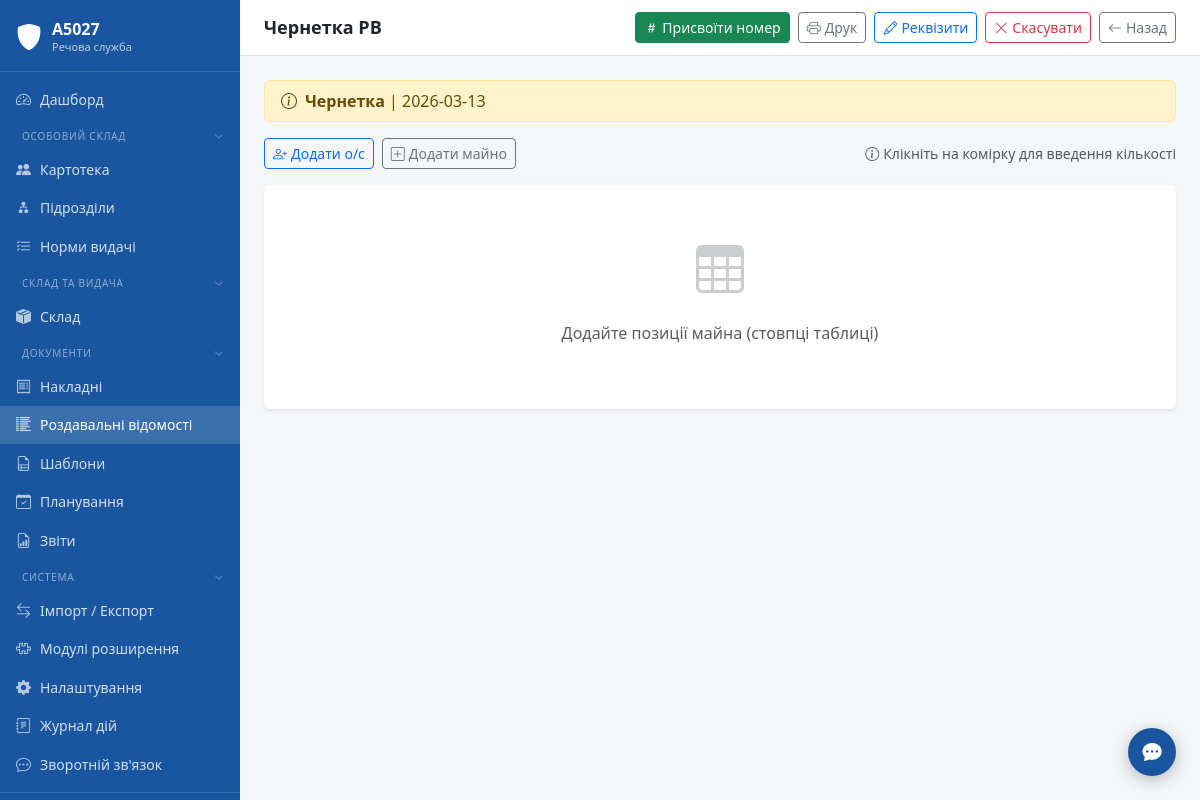
The app's page /rv/3/matrix (signed in) with its own data.
### tables this page shows
CREATE TABLE settings (
            key TEXT PRIMARY KEY,
            value TEXT NOT NULL DEFAULT '',
            updated_at TEXT NOT NULL DEFAULT (datetime('now','localtime'))
        );

CREATE TABLE distribution_sheets (
            id INTEGER PRIMARY KEY AUTOINCREMENT,
            -- Нумерація
            number TEXT NOT NULL UNIQUE,
            year INTEGER NOT NULL,
            sequence_num INTEGER NOT NULL,
            suffix TEXT,
            -- Напрямок: видача або здача
            direction TEXT NOT NULL DEFAULT 'issue',
            -- Шапка документа
            unit_id INTEGER REFERENCES units(id),
            service_name TEXT,
            supplier_name TEXT,
            doc_date TEXT,
            -- Підписанти
            given_by_rank TEXT,
            given_by_name TEXT,
            received_by_rank TEXT,
            received_by_name TEXT,
            chief_rank TEXT,
            chief_name TEXT,
            chief_is_tvo INTEGER NOT NULL DEFAULT 0,
            clerk_rank TEXT,
            clerk_name TEXT,
            -- Підстава
            base_document TEXT,
            -- Підсумки
            total_sum REAL NOT NULL DEFAULT 0,
            -- Статус
            status TEXT NOT NULL DEFAULT 'draft',
            scan_path TEXT,
            notes TEXT,
            created_by INTEGER REFERENCES users(id),
            created_at TEXT NOT NULL DEFAULT (datetime('now','localtime')),
            updated_at TEXT NOT NULL DEFAULT (datetime('now','localtime'))
        , body_html TEXT, is_external INTEGER NOT NULL DEFAULT 0, external_number TEXT, scan_original_name TEXT, unit_text TEXT);

### modules/rv/routes.py (the view)
@bp.route("/<int:sid>/matrix")
@login_required
def edit_matrix(sid):
    conn = get_connection()
    sheet = conn.execute("SELECT * FROM distribution_sheets WHERE id=?", (sid,)).fetchone()
    if not sheet:
        conn.close()
        flash("РВ не знайдено", "danger")
        return redirect(url_for("rv.index"))
    matrix = _build_matrix(conn, sid)
    units = conn.execute(
        "SELECT u.id, u.name, b.name as bat_name FROM units u JOIN battalions b ON u.battalion_id=b.id ORDER BY b.name, u.name"
    ).fetchall()
    all_personnel = conn.execute(
        """SELECT p.id, p.last_name, p.first_name, p.middle_name, p.rank, p.position,
                  u.name as unit_name
           FROM personnel p
           LEFT JOIN units u ON p.unit_id = u.id
           WHERE p.is_active=1
           ORDER BY p.last_name, p.first_name"""
    ).fetchall()
    added_pids = {r["personnel_id"] for r in matrix["rows"]}
    all_items = conn.execute(
        "SELECT id, name, unit_of_measure FROM item_dictionary ORDER BY name"
    ).fetchall()
    added_iids = {r["item_id"] for r in matrix["cols"]}
    from core.warehouse import get_stock
    stock = get_stock(conn)
    conn.close()
    return render_template(
        "rv/matrix.html",
        sheet=dict(sheet),
        matrix=matrix,
        all_personnel=[dict(r) for r in all_personnel],
        added_pids=added_pids,
        all_items=[dict(r) for r in all_items],
        added_iids=added_iids,
        units=[dict(r) for r in units],
        status_labels=STATUS_LABELS,
        status_colors=STATUS_COLORS,
        stock=stock,
    )

### templates/rv/matrix.html (shortened to what this page needs)
{% extends "base.html" %}
{% block page_title %}
{% if sheet.status == 'draft' %}Чернетка РВ{% else %}РВ {{ sheet.number }}{% endif %}
{% endblock %}
{% block topbar_actions %}
{% if sheet.status == 'draft' %}
<form method="POST" action="{{ url_for('rv.assign_number', sid=sheet.id) }}" class="d-inline"
      onsubmit="return confirm('Присвоїти номер РВ?')">
    <button type="submit" class="btn btn-sm btn-success">
        <i class="bi bi-hash me-1"></i>Присвоїти номер
    </button>
</form>
{% endif %}
<a href="{{ url_for('rv.render_rv', sid=sheet.id) }}" class="btn btn-sm btn-outline-secondary" target="_blank">
    <i class="bi bi-printer me-1"></i>Друк
</a>
{% if sheet.status in ('draft', 'active') %}
<button class="btn btn-sm btn-outline-primary" data-bs-toggle="modal" data-bs-target="#headerModal">
    <i class="bi bi-pencil me-1"></i>Реквізити
</button>
{% endif %}
{% if sheet.status in ('draft', 'active') %}
<form method="POST" action="{{ url_for('rv.cancel', sid=sheet.id) }}" class="d-inline"
      onsubmit="return confirm('Скасувати РВ?')">
    <button type="submit" class="btn btn-sm btn-outline-danger">
        <i class="bi bi-x-lg me-1"></i>Скасувати
    </button>
</form>
{% endif %}
<a href="{{ request.args.get('back') or url_for('rv.index') }}" class="btn btn-sm btn-outline-secondary">
    <i class="bi bi-arrow-left me-1"></i>Назад
</a>
{% endblock %}
{% block content %}
<div class="alert alert-{{ status_colors.get(sheet.status, 'secondary') }} py-2 mb-3">
    <i class="bi bi-info-circle me-1"></i>
    <strong>{{ status_labels.get(sheet.status) }}</strong>
    {% if sheet.doc_date %} | {{ sheet.doc_date }}{% endif %}
</div>
{% if sheet.status in ('draft', 'active') %}
<div class="d-flex gap-2 mb-3 flex-wrap">
    <button class="btn btn-sm btn-outline-primary" data-bs-toggle="modal" data-bs-target="#addPersonnelModal">
        <i class="bi bi-person-plus me-1"></i>Додати о/с
    </button>
    <button class="btn btn-sm btn-outline-secondary" data-bs-toggle="modal" data-bs-target="#addItemModal">
        <i class="bi bi-plus-square me-1"></i>Додати майно
    </button>
    <span class="text-muted small ms-auto align-self-center">
        <i class="bi bi-info-circle me-1"></i>Клікніть на комірку для введення кількості
    </span>
</div>
{% endif %}
{% if not matrix.rows or not matrix.cols %}
<div class="card border-0 shadow-sm">
    <div class="card-body text-center py-5 text-muted">
        <i class="bi bi-table" style="font-size:3rem;opacity:.3"></i>
        <p class="mt-3">
            {% if not matrix.rows and not matrix.cols %}
                Матриця порожня — додайте особовий склад та майно
            {% elif not matrix.rows %}
                Додайте особовий склад (рядки таблиці)
            {% else %}
                Додайте позиції майна (стовпці таблиці)
            {% endif %}
        </p>
    </div>
</div>
{% endif %}
{% endblock %}

### templates/base.html (shortened to what this page needs)
<!DOCTYPE html>
<html lang="uk">
<head>
    <link rel="stylesheet" href="{{ url_for('static', filename='css/bootstrap.min.css') }}">
    <link rel="stylesheet" href="{{ url_for('static', filename='css/bootstrap-icons.min.css') }}">
    <link rel="stylesheet" href="{{ url_for('static', filename='css/main.css') }}">
    <link rel="stylesheet" href="{{ url_for('static', filename='css/theme-' ~ (session.get('theme') or 'default') ~ '.css') }}">
</head>
<body>
<div class="app-wrapper">
    <nav class="app-sidebar">
        <a class="sidebar-brand" href="{{ url_for('dashboard') }}">
            <i class="bi bi-shield-fill sidebar-brand-icon"></i>
            <div class="sidebar-brand-text">
                <div class="title">{{ unit_name }}</div>
                <div class="subtitle">Речова служба</div>
            </div>
        </a>
        {%- set _in_docs = request.blueprint in ('invoices','rv','doc_templates','planning','reports') %}
        {%- set _in_plugins = plugin_menu_items and request.path and plugin_menu_items | selectattr('url') | list | length > 0 %}
        {%- set _sidebar_extra = slot('sidebar.items') %}
        {%- set _in_extra = _sidebar_extra and _sidebar_extra | length > 0 %}
        {%- set _in_system = request.blueprint in ('import_export','plugins','settings','audit') or request.path.startswith('/settings/') or request.path.startswith('/audit/') %}
        <ul class="nav flex-column sidebar-nav">
            <li class="nav-item">
                <a class="nav-link {% if request.endpoint == 'dashboard' %}active{% endif %}"
                   href="{{ url_for('dashboard') }}">
                    <i class="bi bi-speedometer2"></i> Дашборд
                </a>
            </li>
            <li>
                <button class="nav-section-toggle" data-section="os">
                    <span>Особовий склад</span>
                    <i class="bi bi-chevron-down nav-section-chevron"></i>
                </button>
            </li>
            <li class="nav-section-body" data-section-body="os">
                <ul class="nav flex-column">
                    <li class="nav-item">
                        <a class="nav-link {% if request.blueprint == 'personnel' %}active{% endif %}"
                           href="/personnel/">
                            <i class="bi bi-people-fill"></i> Картотека
                        </a>
                    </li>
                    <li class="nav-item">
                        <a class="nav-link {% if request.path == '/units/' or request.path.startswith('/units/') %}active{% endif %}"
                           href="/units/">
                            <i class="bi bi-diagram-2-fill"></i> Підрозділи
                        </a>
                    </li>
                    <li class="nav-item">
                        <a class="nav-link {% if request.blueprint == 'supply_norms' %}active{% endif %}"
                           href="/supply-norms/">
                            <i class="bi bi-list-check"></i> Норми видачі
                        </a>
                    </li>
                </ul>
            </li>
            <li>
                <button class="nav-section-toggle" data-section="sklad">
                    <span>Склад та видача</span>
                    <i class="bi bi-chevron-down nav-section-chevron"></i>
                </button>
            </li>
            <li class="nav-section-body" data-section-body="sklad">
                <ul class="nav flex-column">
                    <li class="nav-item">
                        <a class="nav-link {% if request.blueprint == 'warehouse' %}active{% endif %}"
                           href="/warehouse/">
                            <i class="bi bi-box-seam-fill"></i> Склад
                        </a>
                    </li>
                </ul>
            </li>
            <li>
                <button class="nav-section-toggle" data-section="docs"
                        {% if _in_docs %}data-default-open="1"{% endif %}>
                    <span>Документи</span>
                    <i class="bi bi-chevron-down nav-section-chevron"></i>
                </button>
            </li>
            <li class="nav-section-body" data-section-body="docs">
                <ul class="nav flex-column">
                    <li class="nav-item">
                        <a class="nav-link {% if request.blueprint == 'invoices' %}active{% endif %}"
                           href="/invoices/">
                            <i class="bi bi-receipt"></i> Накладні
                        </a>
                    </li>
                    <li class="nav-item">
                        <a class="nav-link {% if request.blueprint == 'rv' %}active{% endif %}"
                           href="/rv/">
                            <i class="bi bi-list-columns-reverse"></i> Роздавальні відомості
                        </a>
                    </li>
                    <li class="nav-item">
                        <a class="nav-link {% if request.blueprint == 'doc_templates' %}active{% endif %}"
                           href="/doc-templates/">
                            <i class="bi bi-file-earmark-ruled"></i> Шаблони
                        </a>
                    </li>
                    <li class="nav-item">
                        <a class="nav-link {% if request.blueprint == 'planning' %}active{% endif %}"
                           href="{{ url_for('planning.index') }}">
                            <i class="bi bi-calendar-check"></i> Планування
                        </a>
                    </li>
                    <li class="nav-item">
                        <a class="nav-link {% if request.blueprint == 'reports' %}active{% endif %}"
                           href="{{ url_for('reports.index') }}">
                            <i class="bi bi-file-earmark-bar-graph"></i> Звіти
                        </a>
                    </li>
                </ul>
            </li>
            <li>
                <button class="nav-section-toggle" data-section="system"
                        {% if _in_system %}data-default-open="1"{% endif %}>
                    <span>Система</span>
                    <i class="bi bi-chevron-down nav-section-chevron"></i>
                </button>
            </li>
            <li class="nav-section-body" data-section-body="system">
                <ul class="nav flex-column">
                    <li class="nav-item">
                        <a class="nav-link {% if request.blueprint == 'import_export' %}active{% endif %}"
                           href="{{ url_for('import_export.index') }}">
                            <i class="bi bi-arrow-left-right"></i> Імпорт / Експорт
                        </a>
                    </li>
                    <li class="nav-item">
                        <a class="nav-link {% if request.blueprint == 'plugins' %}active{% endif %}"
                           href="{{ url_for('plugins.index') }}">
                            <i class="bi bi-puzzle"></i> Модулі розширення
                        </a>
                    </li>
                    <li class="nav-item">
                        <a class="nav-link {% if request.path.startswith('/settings/') %}active{% endif %}"
                           href="/settings/">
                            <i class="bi bi-gear-fill"></i> Налаштування
                        </a>
                    </li>
                    <li class="nav-item">
                        <a class="nav-link {% if request.path.startswith('/audit/') %}active{% endif %}"
                           href="/audit/">
                            <i class="bi bi-journal-text"></i> Журнал дій
                        </a>
                    </li>
                    <li class="nav-item">
                        <a class="nav-link {% if request.path.startswith('/feedback') %}active{% endif %}"
                           href="/feedback/">
                            <i class="bi bi-chat-dots"></i> Зворотній зв'язок
                        </a>
                    </li>
                </ul>
            </li>
        </ul>
        <div class="sidebar-footer">
        </div>
    </nav>
    <div class="app-main">
        <div class="app-topbar">
            <h1>{% block page_title %}{% endblock %}</h1>
            <div class="d-flex gap-2">
                {% block topbar_actions %}{% endblock %}
            </div>
        </div>
        <div class="app-content">
            {% block content %}{% endblock %}
        </div>
    </div>
</div>
<div class="toast-container-fixed" id="toastContainer">
{% if session.get('user_id') %}
<button id="fbFloatBtn" title="Зворотній зв'язок / Повідомити про помилку"
        data-bs-toggle="modal" data-bs-target="#feedbackModal"
        style="position:fixed;bottom:1.5rem;right:1.5rem;z-index:1040;
               width:48px;height:48px;border-radius:50%;
               background:var(--app-primary);color:#fff;border:none;
               box-shadow:0 4px 16px rgba(0,0,0,.25);font-size:1.2rem;
               display:flex;align-items:center;justify-content:center;
               transition:transform .15s;">
    <i class="bi bi-chat-dots-fill"></i>
</button>
{% endif %}
</div></div>
</body>
</html>

### records on screen
settings: value "А5027"
distribution_sheets: get "Чернетка", doc_date "2026-03-13"
